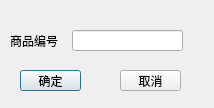
<?xml version="1.0" encoding="UTF-8"?>
<ui version="4.0">
 <class>InquireSaleRecordsDialog</class>
 <widget class="QDialog" name="InquireSaleRecordsDialog">
  <property name="geometry">
   <rect>
    <x>0</x>
    <y>0</y>
    <width>214</width>
    <height>108</height>
   </rect>
  </property>
  <property name="windowTitle">
   <string>Dialog</string>
  </property>
  <widget class="QPushButton" name="btnConfirm">
   <property name="geometry">
    <rect>
     <x>20</x>
     <y>70</y>
     <width>61</width>
     <height>21</height>
    </rect>
   </property>
   <property name="text">
    <string>确定</string>
   </property>
  </widget>
  <widget class="QPushButton" name="btnCancel">
   <property name="geometry">
    <rect>
     <x>120</x>
     <y>70</y>
     <width>61</width>
     <height>21</height>
    </rect>
   </property>
   <property name="text">
    <string>取消</string>
   </property>
  </widget>
  <widget class="QLabel" name="label">
   <property name="geometry">
    <rect>
     <x>10</x>
     <y>30</y>
     <width>51</width>
     <height>21</height>
    </rect>
   </property>
   <property name="text">
    <string>商品编号：</string>
   </property>
  </widget>
  <widget class="QLineEdit" name="edtId">
   <property name="geometry">
    <rect>
     <x>72</x>
     <y>30</y>
     <width>111</width>
     <height>21</height>
    </rect>
   </property>
  </widget>
 </widget>
 <resources/>
 <connections/>
</ui>
